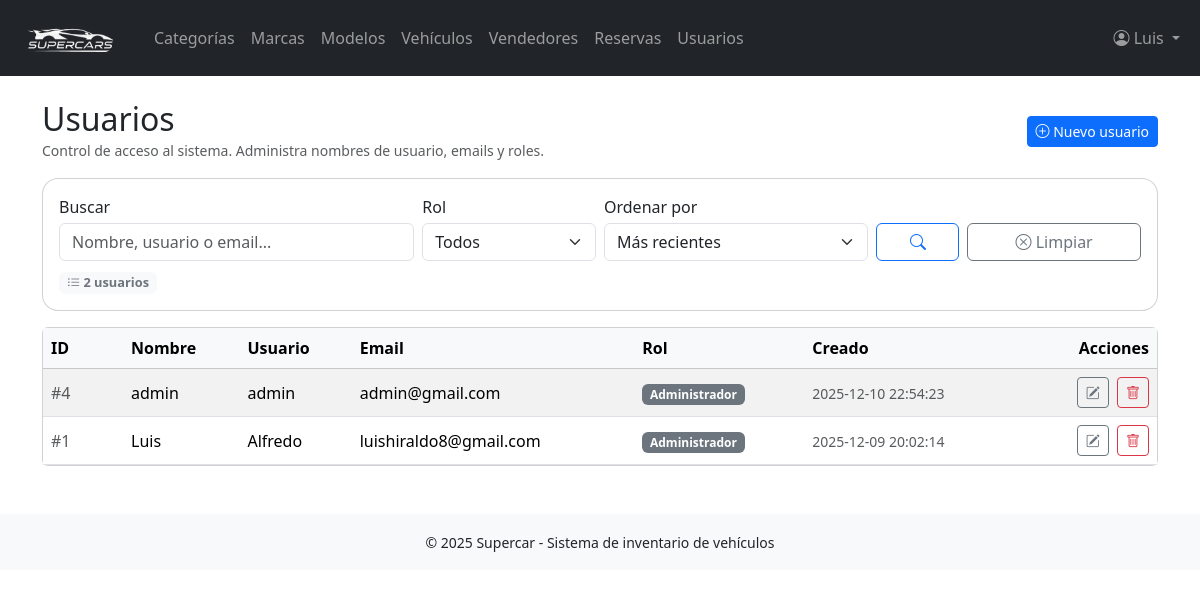
/usuarios/listar.php (signed in), run on the app's committed database.
### tables this page shows
CREATE TABLE `usuarios` (
  `id_usuario` int(11) NOT NULL,
  `nombre` varchar(150) NOT NULL,
  `usuario` varchar(100) NOT NULL,
  `email` varchar(150) NOT NULL,
  `password` varchar(255) NOT NULL,
  `rol` enum('admin','vendedor','supervisor') DEFAULT 'vendedor',
  `fecha_creacion` timestamp NOT NULL DEFAULT current_timestamp()
);

### usuarios/listar.php (the view, shortened to what this page needs)
<?php
require_once '../config/db.php';
require_once '../includes/header.php';
$rolesDisponibles = [
    'admin'     => 'Administrador',
    'vendedor'  => 'Vendedor',
    'supervisor'=> 'Supervisor',
];
$busqueda = trim($_GET['q'] ?? '');
$orden    = $_GET['orden'] ?? 'recientes';
switch ($orden) {
    case 'recientes':
    default:
        $orden      = 'recientes';
        $orderBySql = 'fecha_creacion DESC';
        break;
}
$params     = [];
$whereSql = '';
$sqlCount = "SELECT COUNT(*) FROM usuarios $whereSql";
$stmtCount = $pdo->prepare($sqlCount);
$stmtCount->execute($params);
$total_registros = (int)$stmtCount->fetchColumn();
$sql = "
    SELECT id_usuario, nombre, usuario, email, rol, fecha_creacion
    FROM usuarios
    $whereSql
    ORDER BY $orderBySql
";
$stmt = $pdo->prepare($sql);
$stmt->execute($params);
$usuarios = $stmt->fetchAll();
?>
<div class="page-header-super">
    <div>
        <h2>Usuarios</h2>
        <small class="text-muted">
            Control de acceso al sistema. Administra nombres de usuario, emails y roles.
        </small>
    </div>
    <a href="crear.php" class="btn btn-primary btn-sm">
        <i class="bi bi-plus-circle"></i> Nuevo usuario
    </a>
</div>
<div class="card filter-card mb-3">
    <div class="card-body">
        <form method="get" class="row g-2 align-items-end">
            <div class="col-md-4">
                <label for="q" class="form-label mb-1">Buscar</label>
                <input
                    type="text"
                    name="q"
                    id="q"
                    class="form-control"
                    placeholder="Nombre, usuario o email..."
                    value="<?= htmlspecialchars($busqueda) ?>"
                >
            </div>
            <div class="col-md-3 col-lg-2">
                <label for="rol" class="form-label mb-1">Rol</label>
                <select name="rol" id="rol" class="form-select">
                    <option value="">Todos</option>
                </select>
            </div>
            <div class="col-md-3 col-lg-3">
                <label for="orden" class="form-label mb-1">Ordenar por</label>
                <select name="orden" id="orden" class="form-select">
                    <option value="recientes"   <?= $orden === 'recientes'   ? 'selected' : '' ?>>Más recientes</option>
                </select>
            </div>
            <div class="col-md-2 col-lg-1">
                <button type="submit" class="btn btn-outline-primary w-100">
                    <i class="bi bi-search"></i>
                </button>
            </div>
            <div class="col-md-2 col-lg-2">
                <a href="listar.php" class="btn btn-outline-secondary w-100">
                    <i class="bi bi-x-circle"></i> Limpiar
                </a>
            </div>
        </form>
        <div class="mt-2">
            <span class="badge bg-light text-secondary badge-count">
                <i class="bi bi-list-ul"></i>
                <?= $total_registros ?> usuario<?= $total_registros === 1 ? '' : 's' ?>
            </span>
        </div>
    </div>
</div>
<div class="card">
    <div class="card-body p-0">
        <?php if ($total_registros > 0): ?>
            <div class="table-responsive">
                <table class="table table-hover table-striped align-middle mb-0">
                    <thead class="table-light">
                        <tr>
                            <th style="width: 80px;">ID</th>
                            <th>Nombre</th>
                            <th>Usuario</th>
                            <th>Email</th>
                            <th>Rol</th>
                            <th>Creado</th>
                            <th style="width: 140px;" class="text-end">Acciones</th>
                        </tr>
                    </thead>
                    <tbody>
                    <?php foreach ($usuarios as $u): ?>
                        <tr>
                            <td class="text-muted">#<?= $u['id_usuario'] ?></td>
                            <td><?= htmlspecialchars($u['nombre']) ?></td>
                            <td><?= htmlspecialchars($u['usuario']) ?></td>
                            <td><?= htmlspecialchars($u['email']) ?></td>
                            <td>
                                <?php
                                $etRol = $rolesDisponibles[$u['rol']] ?? $u['rol'];
                                ?>
                                <span class="badge bg-secondary"><?= htmlspecialchars($etRol) ?></span>
                            </td>
                            <td>
                                <small class="text-muted">
                                    <?= htmlspecialchars($u['fecha_creacion']) ?>
                                </small>
                            </td>
                            <td class="text-end">
                                <a href="editar.php?id=<?= $u['id_usuario'] ?>"
                                   class="btn btn-sm btn-outline-secondary me-1"
                                   title="Editar">
                                    <i class="bi bi-pencil-square"></i>
                                </a>
                                <a href="eliminar.php?id=<?= $u['id_usuario'] ?>"
                                   class="btn btn-sm btn-outline-danger"
                                   title="Eliminar"
                                   onclick="return confirm('¿Seguro que deseas eliminar este usuario?');">
                                    <i class="bi bi-trash"></i>
                                </a>
                            </td>
                        </tr>
                    <?php endforeach; ?>
                    </tbody>
                </table>
            </div>
        <?php endif; ?>
    </div>
</div>
<?php require_once '../includes/footer.php'; ?>

### usuarios/listar.php (style rules this page uses)
.page-header-super { display: flex; flex-wrap: wrap; align-items: center; justify-content: space-between; gap: .75rem; margin-bottom: 1rem; }
.page-header-super h2 { margin-bottom: 0; }
.filter-card { border-radius: 1rem; }
.badge-count { font-size: .8rem; }

### data on the page
usuarios: id_usuario "4", nombre "admin", usuario "admin", email "admin@gmail.com", rol "Administrador", fecha_creacion "2025-12-10 22:54:23"
usuarios: id_usuario "1", nombre "Luis", usuario "Alfredo", email "luishiraldo8@gmail.com", rol "Administrador", fecha_creacion "2025-12-09 20:02:14"

### other printed values
$_SESSION['usuario']['nombre'] "Luis"
$total_registros "2"
